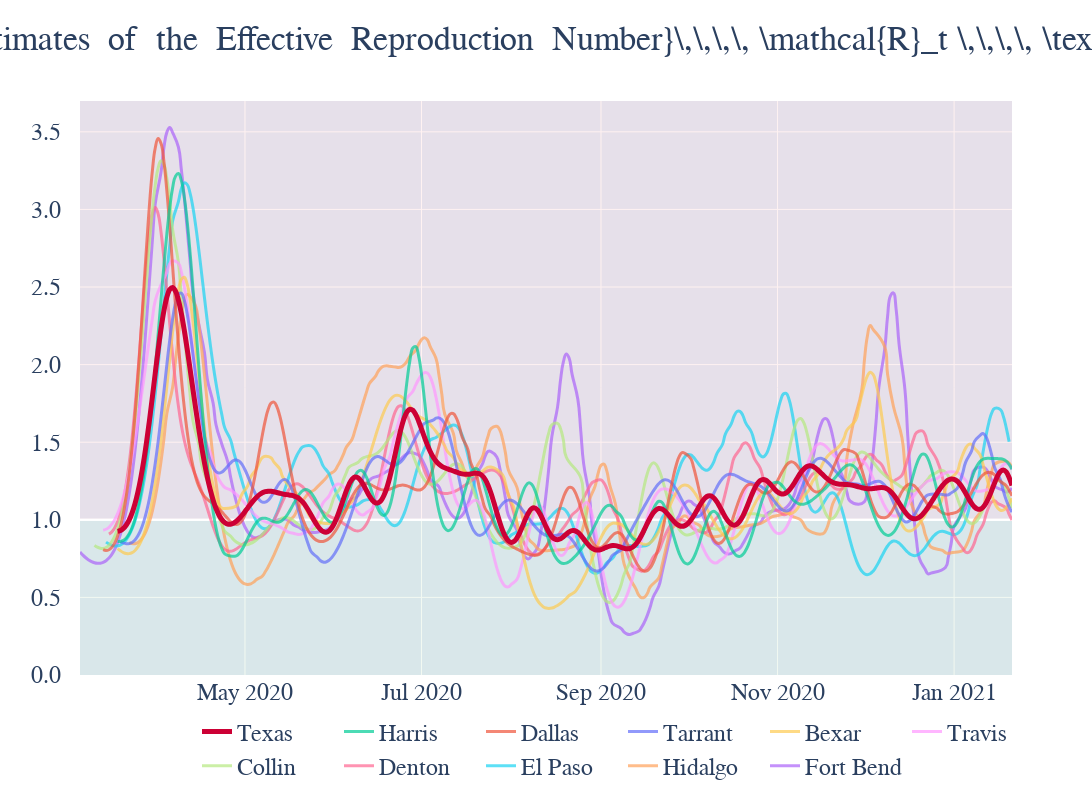

The notebook cell this image was saved under:
### Code cell
plot_data = []
min_t = datetime.datetime(2020, 5, 5)
max_t = datetime.datetime(2020, 5, 5)



for key in reversed(results.keys()):
    if key != "Texas":
        county_df, county_pop, county_res = results[key]
        trace = go.Scatter(
                        x=county_df.index,
                        y=county_res["r_t"][diff_data_sim:-num_days_forecast],
                        name=key,
                        line=dict(width=3, smoothing=1.3, shape="spline"),
                        opacity=0.7,
                        marker=dict(
                                line=dict(color='DarkSlateGrey')
                        )
            )
        

        plot_data.append(trace)
        
        county_max_t = max(county_df.index)
        county_min_t = min(county_df.index)
        if county_max_t > max_t: max_t = county_max_t
        if county_min_t < min_t: min_t = county_min_t
        
tx1, tx2, tx3 = results["Texas"]
tx_max_t = max(tx1.index)
tx_min_t = min(tx1.index)
if tx_max_t > max_t: max_t = tx_max_t
if tx_min_t  < min_t: min_t = tx_min_t 
plot_data.append(
        go.Scatter(
                x=tx1.index,
                y=tx3["r_t"][diff_data_sim:-num_days_forecast],
                name="Texas",
                line=dict(color="rgb(204,0,53)", width=5, smoothing=1.0, shape="spline"),
            )
)

plot_data.insert(0,
        go.Scatter(
            x=pd.date_range(min_t, max_t),
            y=np.ones(len(pd.date_range(min_t, max_t))),
            line=dict(color="rgb(255,255,255,0.0)"),
            fill="tozeroy",
            fillcolor='rgba(0,128,0,0.05)',
            showlegend=False
        )
)
plot_data.insert(1,
        go.Scatter(
            x=pd.date_range(min_t, max_t),
            y=np.ones(len(pd.date_range(min_t, max_t))),
            fill="tonexty",
            fillcolor='rgba(255,0,0,0.05)',
            line=dict(color="rgb(255,255,255,0.0)"),
            showlegend=False
        )
)

# plot_data.append(
#         go.Scatter(
#             x=pd.date_range(min_t, max_t),
#             y=np.ones(len(pd.date_range(min_t, max_t))),
#             fill="tozeroy",
#             fillcolor='rgb(214, 39, 40, 0.05)'
#         )
# )

layout = go.Layout(
    title=dict(
        text=r"$\Large \textrm{MAP  Estimates  of  the  Effective  Reproduction  Number}\,\,\,\, \mathcal{R}_t \,\,\,\, \textrm{for  Texas  Counties}$",
        #text="MAP Estimates of the Effective Reproduction Number R_t for Texas Counties",
        #text="Hi",
        x=0.5
        #xanchor="center",
    ),
    font=dict(size=16),
    margin=dict(pad=0),
    yaxis=dict(ticksuffix="   ",
              zeroline=False)
)
#layout = go.Layout()
# layout = go.Layout(
#     xaxis=dict(
#         title=r'$\text{Prediction Horizon (Hours)}$'
#     ),
#     yaxis=dict(
#         title=r'$\text{Average Log Likelihood}$'
#     ),
#     title=dict(
#         text=r"$\text{Average Log Likelihood for the Different Time Horizons for the Three Methods}$",
#         x=0.5
#     ),
#     #margin=dict(l=80, r=50, t=50, b=80)
# )


max_y = 0
min_y = 0
for j, item in enumerate(plot_data):
    if max(item.y) > max_y:
        max_y = max(item.y)
    if min(item.y) < min_y:
        min_y = min(item.y)
max_y *= 1.05
min_y *= 0.95

plot_data.insert(1,
    go.Scatter(
        x = pd.date_range(min_t, max_t),
        y = max_y*np.ones(len(pd.date_range(min_t, max_t))),
        showlegend=False,
        line=dict(color="rgb(255,255,255,0.0)"),
    )
)



fig = go.Figure(data=plot_data, layout=layout)
fig.update_layout(
    autosize=False,
    width=1600,
    height=800,)
fig.update_layout(yaxis=dict(range=[min_y,max_y],
                            tickformat=".1f"))
fig.update_layout(
    font=dict(
        family="CMU Modern",
        size=24
    )
)

fig.update_layout(legend=dict(
    orientation="h",
    yanchor="top",
    y=-0.06,
    xanchor="right",
    x=1
))


fig.write_html(os.getcwd()+"\map_ests_r_t.html")
#fig.write_html(os.getcwd()+"\map_ests_r_t_for_web.html")
fig.write_image("map_ests_r_t.png", scale=5)

fig.show()

### Figure 1 — Plotly figure (JSON) as saved in the notebook; plotly's stock layout.template omitted (floating-point values rounded to 4 significant figures; data arrays with more than 128 entries replaced by an {"elided": "..."} marker saying what was removed)
{"data": [{"fill": "tozeroy", "fillcolor": "rgba(0,128,0,0.05)", "line": {"color": "rgb(255,255,255,0.0)"}, "showlegend": false, "type": "scatter", "x": {"elided": "323 str values"}, "y": {"elided": "323 int values"}}, {"line": {"color": "rgb(255,255,255,0.0)"}, "showlegend": false, "type": "scatter", "x": {"elided": "323 str values"}, "y": {"elided": "323 float values"}}, {"fill": "tonexty", "fillcolor": "rgba(255,0,0,0.05)", "line": {"color": "rgb(255,255,255,0.0)"}, "showlegend": false, "type": "scatter", "x": {"elided": "323 str values"}, "y": {"elided": "323 int values"}}, {"line": {"shape": "spline", "smoothing": 1.3, "width": 3}, "marker": {"line": {"color": "DarkSlateGrey"}}, "name": "Fort Bend", "opacity": 0.7, "type": "scatter", "x": {"elided": "262 str values"}, "y": {"elided": "262 float values"}}, {"line": {"shape": "spline", "smoothing": 1.3, "width": 3}, "marker": {"line": {"color": "DarkSlateGrey"}}, "name": "Hidalgo", "opacity": 0.7, "type": "scatter", "x": {"elided": "231 str values"}, "y": {"elided": "231 float values"}}, {"line": {"shape": "spline", "smoothing": 1.3, "width": 3}, "marker": {"line": {"color": "DarkSlateGrey"}}, "name": "El Paso", "opacity": 0.7, "type": "scatter", "x": {"elided": "295 str values"}, "y": {"elided": "295 float values"}}, {"line": {"shape": "spline", "smoothing": 1.3, "width": 3}, "marker": {"line": {"color": "DarkSlateGrey"}}, "name": "Denton", "opacity": 0.7, "type": "scatter", "x": {"elided": "285 str values"}, "y": {"elided": "285 float values"}}, {"line": {"shape": "spline", "smoothing": 1.3, "width": 3}, "marker": {"line": {"color": "DarkSlateGrey"}}, "name": "Collin", "opacity": 0.7, "type": "scatter", "x": {"elided": "297 str values"}, "y": {"elided": "297 float values"}}, {"line": {"shape": "spline", "smoothing": 1.3, "width": 3}, "marker": {"line": {"color": "DarkSlateGrey"}}, "name": "Travis", "opacity": 0.7, "type": "scatter", "x": {"elided": "295 str values"}, "y": {"elided": "295 float values"}}, {"line": {"shape": "spline", "smoothing": 1.3, "width": 3}, "marker": {"line": {"color": "DarkSlateGrey"}}, "name": "Bexar", "opacity": 0.7, "type": "scatter", "x": {"elided": "273 str values"}, "y": {"elided": "273 float values"}}, {"line": {"shape": "spline", "smoothing": 1.3, "width": 3}, "marker": {"line": {"color": "DarkSlateGrey"}}, "name": "Tarrant", "opacity": 0.7, "type": "scatter", "x": {"elided": "294 str values"}, "y": {"elided": "294 float values"}}, {"line": {"shape": "spline", "smoothing": 1.3, "width": 3}, "marker": {"line": {"color": "DarkSlateGrey"}}, "name": "Dallas", "opacity": 0.7, "type": "scatter", "x": {"elided": "304 str values"}, "y": {"elided": "304 float values"}}, {"line": {"shape": "spline", "smoothing": 1.3, "width": 3}, "marker": {"line": {"color": "DarkSlateGrey"}}, "name": "Harris", "opacity": 0.7, "type": "scatter", "x": {"elided": "306 str values"}, "y": {"elided": "306 float values"}}, {"line": {"color": "rgb(204,0,53)", "shape": "spline", "smoothing": 1, "width": 5}, "name": "Texas", "type": "scatter", "x": {"elided": "310 str values"}, "y": {"elided": "310 float values"}}], "layout": {"autosize": false, "font": {"family": "CMU Modern", "size": 24}, "height": 800, "legend": {"orientation": "h", "x": 1, "xanchor": "right", "y": -0.06, "yanchor": "top"}, "margin": {"pad": 0}, "title": {"text": "$\\Large \\textrm{MAP  Estimates  of  the  Effective  Reproduction  Number}\\,\\,\\,\\, \\mathcal{R}_t \\,\\,\\,\\, \\textrm{for  Texas  Counties}$", "x": 0.5}, "width": 1600, "yaxis": {"range": [0, 3.705], "tickformat": ".1f", "ticksuffix": "   ", "zeroline": false}}}
